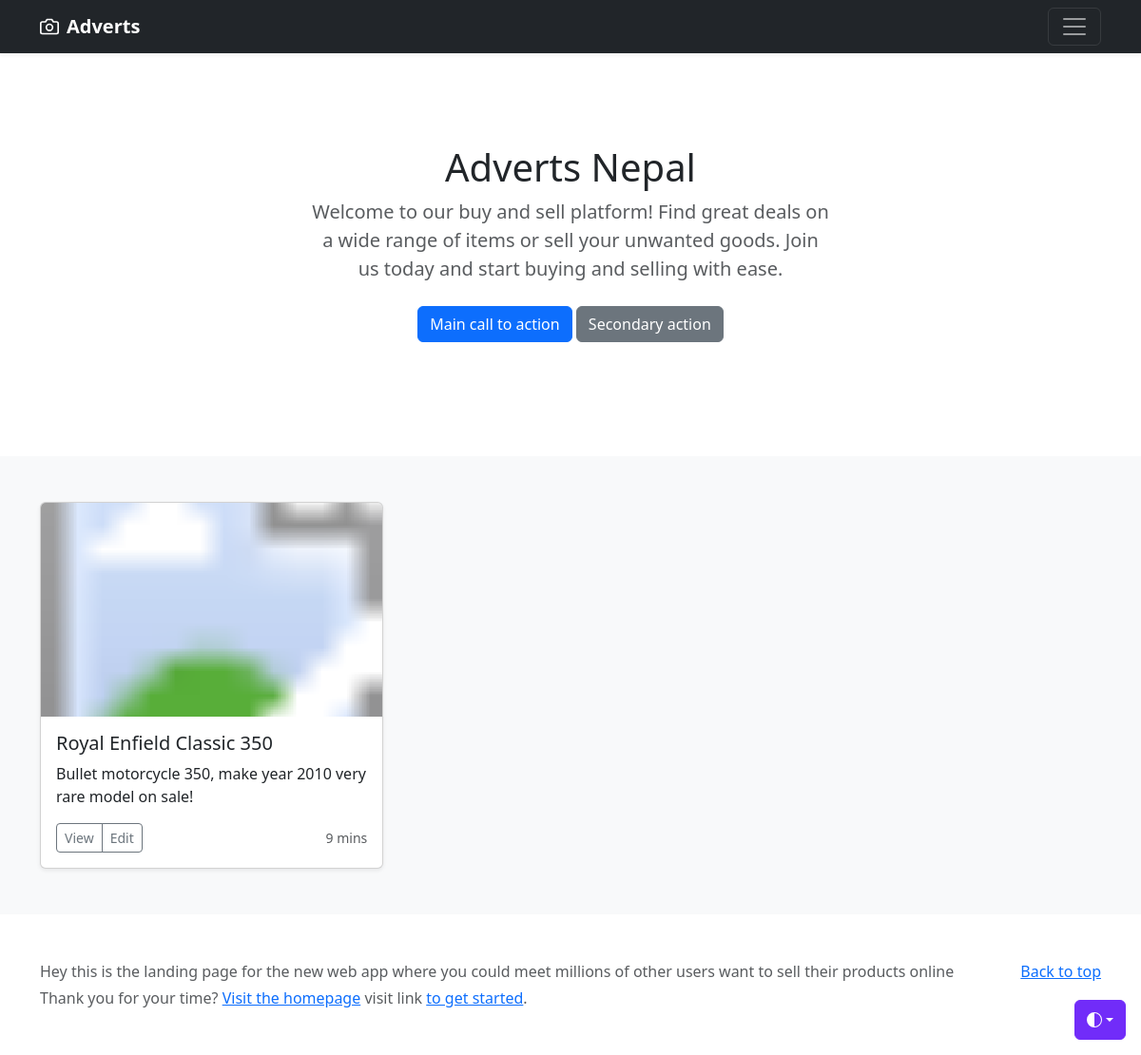
Before: / with the older database file.
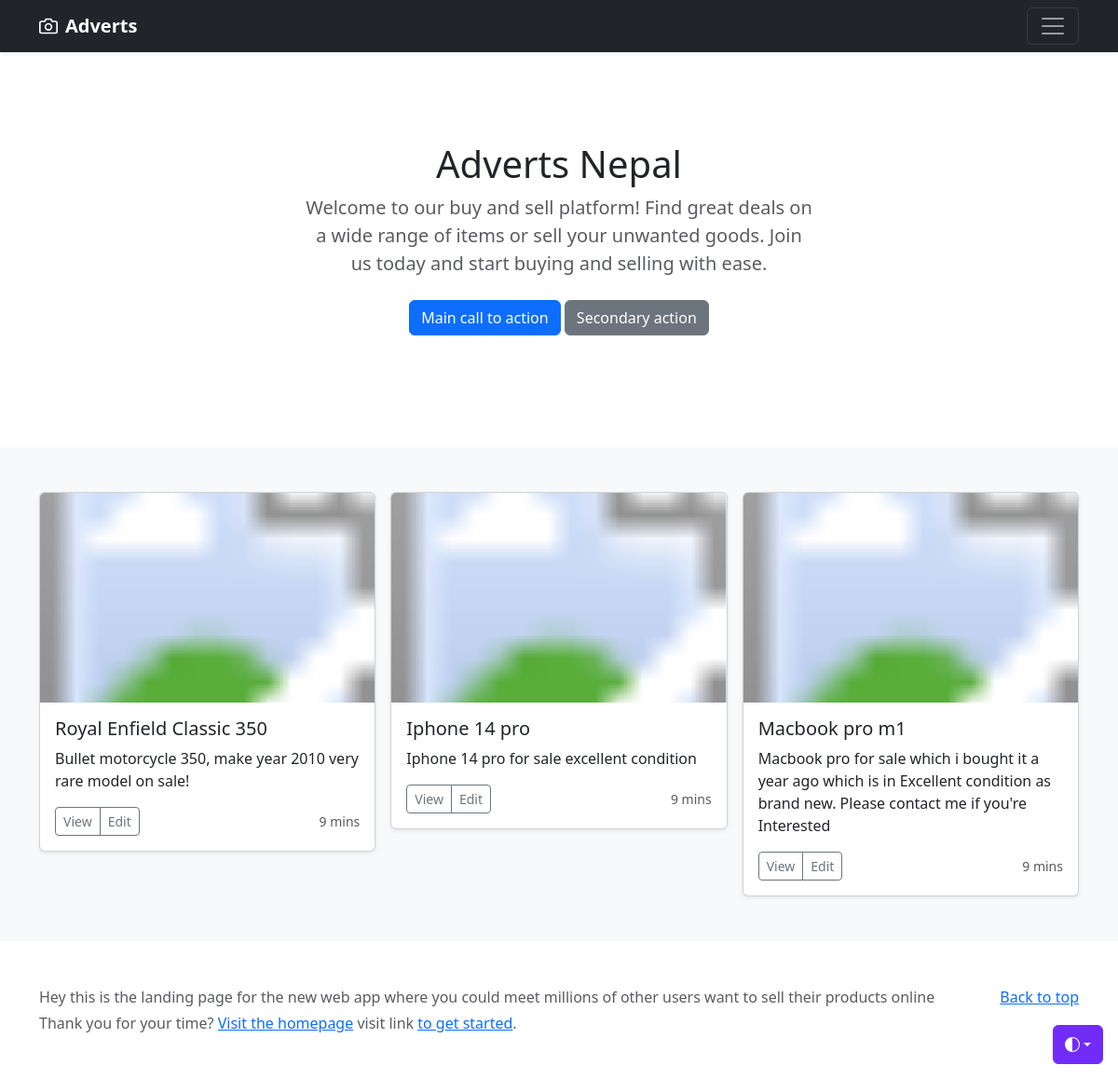
After: the same page with the newer database file.
### main.py (models this page shows)
class Ad(db.Model):
    __tablename__ = "ads"
    id = db.Column(db.Integer,primary_key=True)
    ad_title = db.Column(db.String(250), nullable=False)
    img_url = db.Column(db.String(250))
    description = db.Column(db.Text, nullable=False)
    author = relationship('User', back_populates='posts')
    author_id = db.Column(db.Integer, db.ForeignKey("users.id"))

### main.py (the view)
@app.route('/')
def home():
    all_ads = Ad.query.all()
    return render_template('index.html', all_ads=all_ads)

### templates/index.html (shortened to what this page needs)
{% extends 'base.html' %}
{% block content %}
<main>
  <section class="py-5 text-center container">
    <div class="row py-lg-5">
      <div class="col-lg-6 col-md-8 mx-auto">
        <h1 class="fw-light">Adverts Nepal</h1>
        <p class="lead text-body-secondary"> Welcome to our buy and sell platform! Find great deals on a wide range of items or sell your unwanted goods. Join us today and start buying and selling with ease.</p>
        <p>
          <a href="#" class="btn btn-primary my-2">Main call to action</a>
          <a href="#" class="btn btn-secondary my-2">Secondary action</a>
        </p>
      </div>
    </div>
  </section>
{% if all_ads %}
  <div class="album py-5 bg-body-tertiary">
    <div class="container">
      <div class="row row-cols-1 row-cols-sm-2 row-cols-md-3 g-3">
        {% for ad in all_ads %}
        <div class="col">
          <div class="card shadow-sm">
            <svg class="bd-placeholder-img card-img-top" width="100%" height="225" xmlns="http://www.w3.org/2000/svg" role="img" aria-label="Placeholder: Thumbnail" preserveAspectRatio="xMidYMid slice">
             <image href={{ ad.img_url }} width="100%" height="100%" preserveAspectRatio="xMidYMid slice" />
            </svg>
            <div class="card-body">
              <h5 class="card-title">{{ ad.ad_title }}</h5>
              <p class="card-text">{{ ad.description }}</p>
              <div class="d-flex justify-content-between align-items-center">
                <div class="btn-group">
                  <button type="button" class="btn btn-sm btn-outline-secondary">View</button>
                  <button type="button" class="btn btn-sm btn-outline-secondary">Edit</button>
                </div>
                <small class="text-body-secondary">9 mins</small>
              </div>
            </div>
          </div>
        </div>
        {% endfor %}
      </div>
    </div>
  </div>
{% endif %}
</main>
<footer class="text-body-secondary py-5">
  <div class="container">
    <p class="float-end mb-1">
      <a href="#">Back to top</a>
    </p>
    <p class="mb-1">Hey this is the landing page for the new web app where you could meet millions of other users want to sell their products online</p>
    <p class="mb-0">Thank you for your time? <a href="/">Visit the homepage</a> visit link <a href="/docs/5.3/getting-started/introduction/">to get started</a>.</p>
  </div>
</footer>
{% endblock %}

### templates/base.html (shortened to what this page needs)
<!DOCTYPE html>
<html lang="en">
<head>
    <link href="https://cdn.jsdelivr.net/npm/bootstrap@5.3.0/dist/css/bootstrap.min.css" rel="stylesheet">
    <head><script src="/docs/5.3/assets/js/color-modes.js"></script>
<link href="/docs/5.3/dist/css/bootstrap.min.css" rel="stylesheet">
  </head>
</head>
<body>
  {% block content %}
  {% endblock %}
</body>
</html>

### templates/header.html (shortened to what this page needs)
<head>
<link href="/docs/5.3/dist/css/bootstrap.min.css" rel="stylesheet">
    <div class="dropdown position-fixed bottom-0 end-0 mb-3 me-3 bd-mode-toggle">
      <button class="btn btn-bd-primary py-2 dropdown-toggle d-flex align-items-center" id="bd-theme" type="button" aria-expanded="false" data-bs-toggle="dropdown" aria-label="Toggle theme (auto)">
        <svg class="bi my-1 theme-icon-active" width="1em" height="1em"><use href="#circle-half"></use></svg>
      </button>
    </div>
<header data-bs-theme="dark">
  <div class="navbar navbar-dark bg-dark shadow-sm">
    <div class="container">
      <a href="#" class="navbar-brand d-flex align-items-center">
        {% if logged_in %}
        <strong>Welcome {{ current_user.name }}</strong>
        {% else: %}
        <strong>Adverts</strong>
        {% endif %}
      </a>
      <button class="navbar-toggler" type="button" data-bs-toggle="collapse" data-bs-target="#navbarHeader" aria-controls="navbarHeader" aria-expanded="false" aria-label="Toggle navigation">
        <span class="navbar-toggler-icon"></span>
      </button>
    </div>
  </div>
</header>
  </head>

### templates/header.html (style rules this page uses)
.bd-placeholder-img { font-size: 1.125rem; text-anchor: middle; -webkit-user-select: none; -moz-user-select: none; user-select: none; }
.bi { vertical-align: -.125em; fill: currentColor; }
.btn-bd-primary { --bd-violet-bg: #712cf9; --bd-violet-rgb: 112.520718, 44.062154, 249.437846; --bs-btn-font-weight: 600; --bs-btn-color: var(--bs-white); --bs-btn-bg: var(--bd-violet-bg); --bs-btn-border-color: var(--bd-violet-bg); --bs-btn-hover-color: var(--bs-white); --bs-btn-hover-bg: #6528e0; --bs-btn-hover-border-color: #6528e0; --bs-btn-focus-shadow-rgb: var(--bd-violet-rgb); --bs-btn-active-color: var(--bs-btn-hover-color); --bs-btn-active-bg: #5a23c8; --bs-btn-active-border-color: #5a23c8; }
.bd-mode-toggle { z-index: 1500; }

Changed rows visible on the page:
added Ad: ad_title "Iphone 14 pro", description "Iphone 14 pro for sale excellent condition"
added Ad: ad_title "Macbook pro m1", description "Macbook pro for sale which i bought it a year ago which is in Excellent condition as brand new. Please contact me if you're Interested"
